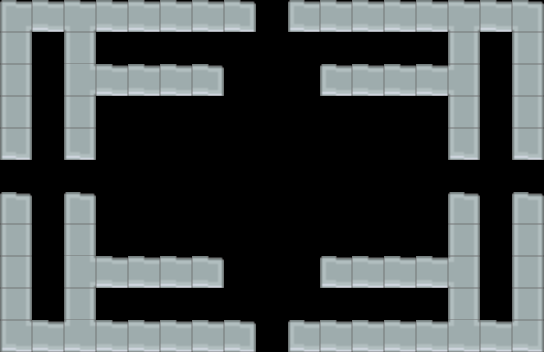

Rendered tile map (Tiled .tmx) drawn with the repository's tilesets; below, a short description and the full map source, tile grids included:
An orthogonal 17x11 tile map with 32x32 px tiles, 3 tile layers (TileLayer, EntityLayer, DestructibleLayer).

<map version="1.0" tiledversion="1.1.1" orientation="orthogonal" renderorder="right-down" width="17" height="11" tilewidth="32" tileheight="32" infinite="0" nextobjectid="28">
 <properties>
  <property name="doorEast" type="bool" value="true" />
  <property name="doorNorth" type="bool" value="true" />
  <property name="doorSouth" type="bool" value="true" />
  <property name="doorWest" type="bool" value="true" />
  <property name="level" type="int" value="1" />
  <property name="type" type="int" value="2" />
 </properties>
 <tileset firstgid="1" source="testTileSet.tsx" />
 <layer name="TileLayer" width="17" height="11">
  <data encoding="csv">
13,11,49,11,11,11,11,12,0,10,11,11,11,11,49,11,14,
45,0,0,0,0,0,0,0,0,0,0,0,0,0,0,0,45,
45,0,0,0,0,0,0,0,0,0,0,0,0,0,0,0,45,
45,0,0,0,0,0,0,0,0,0,0,0,0,0,0,0,45,
42,0,0,0,0,0,0,0,0,0,0,0,0,0,0,0,42,
0,0,0,0,0,0,0,0,0,0,0,0,0,0,0,0,0,
9,0,0,0,0,0,0,0,0,0,0,0,0,0,0,0,9,
45,0,0,0,0,0,0,0,0,0,0,0,0,0,0,0,45,
45,0,0,0,0,0,0,0,0,0,0,0,0,0,0,0,45,
45,0,0,0,0,0,0,0,0,0,0,0,0,0,0,0,45,
46,11,16,11,11,11,11,12,0,10,11,11,11,11,16,11,47
</data>
 </layer>
 <layer name="EntityLayer" width="17" height="11">
  <data encoding="csv">
0,0,0,0,0,0,0,0,0,0,0,0,0,0,0,0,0,
0,0,0,0,0,0,0,0,0,0,0,0,0,0,0,0,0,
0,0,0,0,0,0,0,0,0,0,0,0,0,0,0,0,0,
0,0,0,0,0,0,0,0,0,0,0,0,0,0,0,0,0,
0,0,0,0,0,0,0,0,0,0,0,0,0,0,0,0,0,
0,0,0,0,0,0,0,0,0,0,0,0,0,0,0,0,0,
0,0,0,0,0,0,0,0,0,0,0,0,0,0,0,0,0,
0,0,0,0,0,0,0,0,0,0,0,0,0,0,0,0,0,
0,0,0,0,0,0,0,0,0,0,0,0,0,0,0,0,0,
0,0,0,0,0,0,0,0,0,0,0,0,0,0,0,0,0,
0,0,0,0,0,0,0,0,0,0,0,0,0,0,0,0,0
</data>
 </layer>
 <layer name="DestructibleLayer" width="17" height="11">
  <properties>
   <property name="inner" type="bool" value="true" />
  </properties>
  <data encoding="csv">
0,0,0,0,0,0,0,0,0,0,0,0,0,0,0,0,0,
0,0,45,0,0,0,0,0,0,0,0,0,0,0,45,0,0,
0,0,15,11,11,11,12,0,0,0,10,11,11,11,48,0,0,
0,0,45,0,0,0,0,0,0,0,0,0,0,0,45,0,0,
0,0,42,0,0,0,0,0,0,0,0,0,0,0,42,0,0,
0,0,0,0,0,0,0,0,0,0,0,0,0,0,0,0,0,
0,0,9,0,0,0,0,0,0,0,0,0,0,0,9,0,0,
0,0,45,0,0,0,0,0,0,0,0,0,0,0,45,0,0,
0,0,15,11,11,11,12,0,0,0,10,11,11,11,48,0,0,
0,0,45,0,0,0,0,0,0,0,0,0,0,0,45,0,0,
0,0,0,0,0,0,0,0,0,0,0,0,0,0,0,0,0
</data>
 </layer>
 <objectgroup name="EnemyLayer" />
</map>
